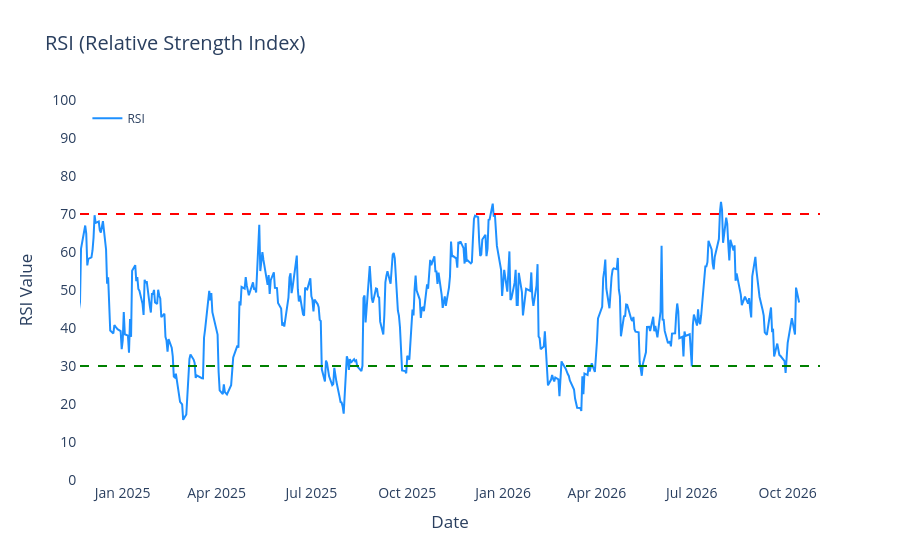
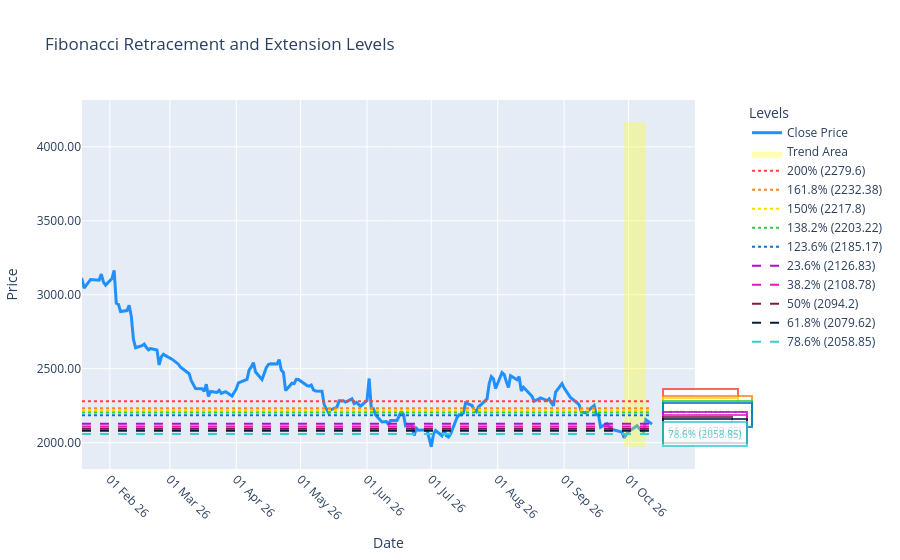
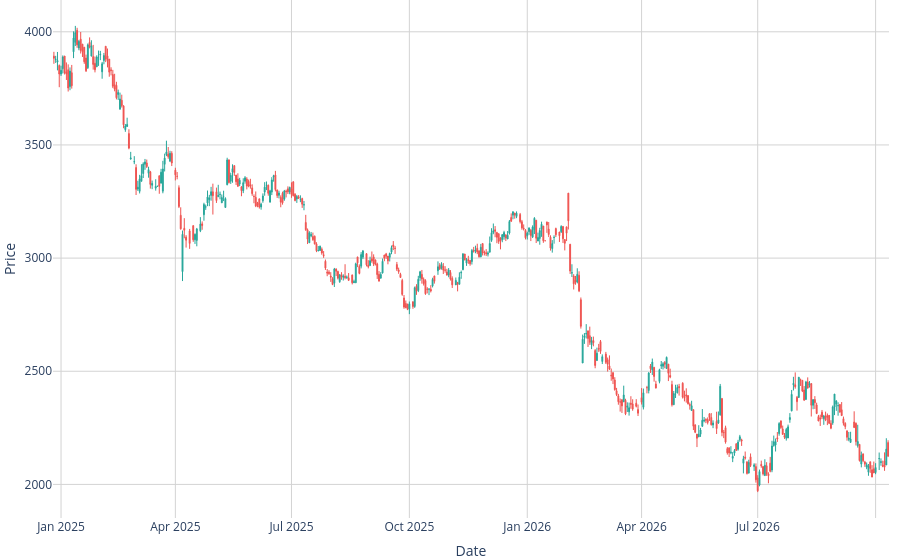

Notebook code for these charts, in order:
### Code cell
#INPUT
name = input('Enter a name: ')

# PREPROCESSING THE NAME
symbol,st_name = search_stock_symbol(name)
symbol = symbol_changes(symbol)

# API CALL
comp = yf.Ticker(symbol)
data = comp.history(period='2y', interval='1d')
info = comp.info

curr_price = info['currentPrice']

weights = {
    'pe': 0.5,
    'rsi': 0.8,
    'macd': 0.8,
    'fib': 0.2,
    'trend': 0.6
}

# PE RATIO AND CAP ID
info = pe_and_market_cap(info)

if info[2] != 1:
    print('The company is not large cap')


pe = info[1]

if pe <= 20:
    pe_score = 1  # Buy
    pe_response = f'The P/E ratio is {round(pe,2)}, which is below 20, hence BUY'

else:
    pe_score = -1  # Sell
    pe_response = f'The P/E ratio is {round(pe,2)}, which is above 20, hence SELL'


# RSI
r, window = rsi(data)
rsi_score, rsi_response = analyze_rsi(r)

# MACD
ma = macd(data)
macd_score, macd_response = interpret_macd(ma)


# Fibonacci Retracement
fib = fibonacci_retracement(data)

current_price = data['Close'].iloc[-1]
prev_price = data['Close'].iloc[-2]

trend = fib['trend']

levels = dict()
levels['retracement'] = fib['retracement_levels']
levels ['extension'] = fib['extension_levels']

fib_response, fib_score = fib_insight(current_price=current_price, trend=trend, levels=levels, previous_price=prev_price)

data_trend = calculate_trend(data, short_window=14, long_window=50)
trend_score, trend_response = analyze_trend(data_trend)

final_score = (
    (pe_score * weights['pe']) + 
    (rsi_score * weights['rsi']) + 
    (macd_score * weights['macd']) + 
    (fib_score * weights['fib']) +
    (trend_score * weights['trend'])
)

# # Decision based on final score
# if final_score > 0:
#     print(f'\nBuy stocks of {st_name}')
# else:
#     print(f'\nSell your stocks of {st_name}')
    
if final_score > -0.3 and final_score < 0.3:
        print(f'\nHold stocks of {st_name}')
        ans = 0
        
elif final_score >= 0.3:
    print(f'\nBuy stocks of {st_name}')
    ans = 1

elif final_score <= -0.3:
    print(f'\nSell stocks of {st_name}')
    ans = -1


print(f'Current Price of {st_name}: {curr_price}')
print(f'Market Cap of {st_name}: {round(info[0] / (10 ** 7) , 2)} Crores')

print(pe_response)  
print(macd_response)

visualise_rsi(r, window)
print(rsi_response)

fig = visualise_fib(fib, data)
fig.show()
print(*fib_response)

print('\n' + trend_response)
plot_stock_trends_candlestick(data_trend)

### Figure 1 — Plotly figure (JSON) as saved in the notebook; plotly's stock layout.template omitted (floating-point values rounded to 4 significant figures; data arrays with more than 128 entries replaced by an {"elided": "..."} marker saying what was removed)
{"data": [{"hovertemplate": "Date: %{x|%b %d}<br>RSI: %{y:.2f}<extra></extra>", "line": {"color": "dodgerblue", "width": 2}, "mode": "lines", "name": "RSI", "type": "scatter", "x": {"elided": "481 str values"}, "y": {"elided": "481 float values"}}], "layout": {"font": {"size": 14}, "hovermode": "x unified", "legend": {"font": {"size": 12}, "x": 0.01, "y": 0.99}, "plot_bgcolor": "white", "shapes": [{"line": {"color": "red", "dash": "dash", "width": 2}, "type": "line", "x0": 0, "x1": 1, "xref": "x domain", "y0": 70, "y1": 70, "yref": "y"}, {"line": {"color": "green", "dash": "dash", "width": 2}, "type": "line", "x0": 0, "x1": 1, "xref": "x domain", "y0": 30, "y1": 30, "yref": "y"}], "showlegend": true, "title": {"text": "RSI (Relative Strength Index)"}, "xaxis": {"nticks": 10, "range": ["2024-11-21T00:00:00+05:30", "2026-11-01T00:00:00+05:30"], "showgrid": true, "showline": true, "showticklabels": true, "tickmode": "auto", "title": {"text": "Date"}, "zeroline": false}, "yaxis": {"dtick": 10, "range": [0, 100], "showgrid": true, "showline": true, "showticklabels": true, "tick0": 0, "tickmode": "linear", "title": {"text": "RSI Value"}, "zeroline": false}}}

### Figure 2 — Plotly figure (JSON) as saved in the notebook; plotly's stock layout.template omitted (floating-point values rounded to 4 significant figures; data arrays with more than 128 entries replaced by an {"elided": "..."} marker saying what was removed)
{"data": [{"hovertemplate": "<b>Date:</b> %{x|%d %b %y}<br><b>Close:</b> %{y:.2f}<extra></extra>", "line": {"color": "#1e90ff", "width": 3}, "name": "Close Price", "type": "scatter", "x": {"elided": "495 str values"}, "y": {"elided": "495 float values"}}, {"fill": "toself", "fillcolor": "rgba(255,255,0,0.3)", "line": {"color": "rgba(255,255,0,0)"}, "name": "Trend Area", "type": "scatter", "x": ["2026-09-29T00:00:00+05:30", "2026-09-29T00:00:00+05:30", "2026-10-09T00:00:00+05:30", "2026-10-09T00:00:00+05:30"], "y": [1972.0, 4167.0, 4167.0, 1972.0]}, {"line": {"color": "#FF4136", "dash": "dot", "width": 2}, "mode": "lines", "name": "200% (2279.6)", "type": "scatter", "x": ["2024-10-14T00:00:00+05:30", "2026-10-12T00:00:00+05:30"], "y": [2280.0, 2280.0]}, {"line": {"color": "#FF851B", "dash": "dot", "width": 2}, "mode": "lines", "name": "161.8% (2232.38)", "type": "scatter", "x": ["2024-10-14T00:00:00+05:30", "2026-10-12T00:00:00+05:30"], "y": [2232.0, 2232.0]}, {"line": {"color": "#FFDC00", "dash": "dot", "width": 2}, "mode": "lines", "name": "150% (2217.8)", "type": "scatter", "x": ["2024-10-14T00:00:00+05:30", "2026-10-12T00:00:00+05:30"], "y": [2218.0, 2218.0]}, {"line": {"color": "#2ECC40", "dash": "dot", "width": 2}, "mode": "lines", "name": "138.2% (2203.22)", "type": "scatter", "x": ["2024-10-14T00:00:00+05:30", "2026-10-12T00:00:00+05:30"], "y": [2203.0, 2203.0]}, {"line": {"color": "#0074D9", "dash": "dot", "width": 2}, "mode": "lines", "name": "123.6% (2185.17)", "type": "scatter", "x": ["2024-10-14T00:00:00+05:30", "2026-10-12T00:00:00+05:30"], "y": [2185.0, 2185.0]}, {"line": {"color": "#B10DC9", "dash": "dash", "width": 2}, "mode": "lines", "name": "23.6% (2126.83)", "type": "scatter", "x": ["2024-10-14T00:00:00+05:30", "2026-10-12T00:00:00+05:30"], "y": [2127.0, 2127.0]}, {"line": {"color": "#F012BE", "dash": "dash", "width": 2}, "mode": "lines", "name": "38.2% (2108.78)", "type": "scatter", "x": ["2024-10-14T00:00:00+05:30", "2026-10-12T00:00:00+05:30"], "y": [2109.0, 2109.0]}, {"line": {"color": "#85144b", "dash": "dash", "width": 2}, "mode": "lines", "name": "50% (2094.2)", "type": "scatter", "x": ["2024-10-14T00:00:00+05:30", "2026-10-12T00:00:00+05:30"], "y": [2094.0, 2094.0]}, {"line": {"color": "#001f3f", "dash": "dash", "width": 2}, "mode": "lines", "name": "61.8% (2079.62)", "type": "scatter", "x": ["2024-10-14T00:00:00+05:30", "2026-10-12T00:00:00+05:30"], "y": [2080.0, 2080.0]}, {"line": {"color": "#39CCCC", "dash": "dash", "width": 2}, "mode": "lines", "name": "78.6% (2058.85)", "type": "scatter", "x": ["2024-10-14T00:00:00+05:30", "2026-10-12T00:00:00+05:30"], "y": [2059.0, 2059.0]}], "layout": {"annotations": [{"bgcolor": "white", "bordercolor": "#FF4136", "borderpad": 4, "borderwidth": 2, "font": {"color": "#FF4136", "size": 10}, "opacity": 0.8, "showarrow": false, "text": "200% (2279.6)", "x": "2026-10-12T00:00:00+05:30", "xanchor": "left", "xshift": 10, "y": 2280.0}, {"bgcolor": "white", "bordercolor": "#FF851B", "borderpad": 4, "borderwidth": 2, "font": {"color": "#FF851B", "size": 10}, "opacity": 0.8, "showarrow": false, "text": "161.8% (2232.38)", "x": "2026-10-12T00:00:00+05:30", "xanchor": "left", "xshift": 10, "y": 2232.0}, {"bgcolor": "white", "bordercolor": "#FFDC00", "borderpad": 4, "borderwidth": 2, "font": {"color": "#FFDC00", "size": 10}, "opacity": 0.8, "showarrow": false, "text": "150% (2217.8)", "x": "2026-10-12T00:00:00+05:30", "xanchor": "left", "xshift": 10, "y": 2218.0}, {"bgcolor": "white", "bordercolor": "#2ECC40", "borderpad": 4, "borderwidth": 2, "font": {"color": "#2ECC40", "size": 10}, "opacity": 0.8, "showarrow": false, "text": "138.2% (2203.22)", "x": "2026-10-12T00:00:00+05:30", "xanchor": "left", "xshift": 10, "y": 2203.0}, {"bgcolor": "white", "bordercolor": "#0074D9", "borderpad": 4, "borderwidth": 2, "font": {"color": "#0074D9", "size": 10}, "opacity": 0.8, "showarrow": false, "text": "123.6% (2185.17)", "x": "2026-10-12T00:00:00+05:30", "xanchor": "left", "xshift": 10, "y": 2185.0}, {"bgcolor": "white", "bordercolor": "#B10DC9", "borderpad": 4, "borderwidth": 2, "font": {"color": "#B10DC9", "size": 10}, "opacity": 0.8, "showarrow": false, "text": "23.6% (2126.83)", "x": "2026-10-12T00:00:00+05:30", "xanchor": "left", "xshift": 10, "y": 2127.0}, {"bgcolor": "white", "bordercolor": "#F012BE", "borderpad": 4, "borderwidth": 2, "font": {"color": "#F012BE", "size": 10}, "opacity": 0.8, "showarrow": false, "text": "38.2% (2108.78)", "x": "2026-10-12T00:00:00+05:30", "xanchor": "left", "xshift": 10, "y": 2109.0}, {"bgcolor": "white", "bordercolor": "#85144b", "borderpad": 4, "borderwidth": 2, "font": {"color": "#85144b", "size": 10}, "opacity": 0.8, "showarrow": false, "text": "50% (2094.2)", "x": "2026-10-12T00:00:00+05:30", "xanchor": "left", "xshift": 10, "y": 2094.0}, {"bgcolor": "white", "bordercolor": "#001f3f", "borderpad": 4, "borderwidth": 2, "font": {"color": "#001f3f", "size": 10}, "opacity": 0.8, "showarrow": false, "text": "61.8% (2079.62)", "x": "2026-10-12T00:00:00+05:30", "xanchor": "left", "xshift": 10, "y": 2080.0}, {"bgcolor": "white", "bordercolor": "#39CCCC", "borderpad": 4, "borderwidth": 2, "font": {"color": "#39CCCC", "size": 10}, "opacity": 0.8, "showarrow": false, "text": "78.6% (2058.85)", "x": "2026-10-12T00:00:00+05:30", "xanchor": "left", "xshift": 10, "y": 2059.0}], "hovermode": "x unified", "legend": {"title": {"text": "Levels"}}, "showlegend": true, "title": {"text": "Fibonacci Retracement and Extension Levels"}, "xaxis": {"anchor": "y", "domain": [0, 0.94], "range": ["2026-01-19T00:00:00+05:30", "2026-11-01T00:00:00+05:30"], "tickangle": 45, "tickformat": "%d %b %y", "tickmode": "array", "ticktext": ["01 Feb 26", "01 Mar 26", "01 Apr 26", "01 May 26", "01 Jun 26", "01 Jul 26", "01 Aug 26", "01 Sep 26", "01 Oct 26"], "tickvals": ["2026-02-01T00:00:00+05:30", "2026-03-01T00:00:00+05:30", "2026-04-01T00:00:00+05:30", "2026-05-01T00:00:00+05:30", "2026-06-01T00:00:00+05:30", "2026-07-01T00:00:00+05:30", "2026-08-01T00:00:00+05:30", "2026-09-01T00:00:00+05:30", "2026-10-01T00:00:00+05:30"], "title": {"text": "Date"}}, "yaxis": {"anchor": "x", "domain": [0, 1], "tickformat": ".2f", "title": {"text": "Price"}}, "yaxis2": {"anchor": "x", "overlaying": "y", "side": "right", "tickformat": ".2f"}}}

### Figure 3 — Plotly figure (JSON) as saved in the notebook; plotly's stock layout.template omitted (floating-point values rounded to 4 significant figures; data arrays with more than 128 entries replaced by an {"elided": "..."} marker saying what was removed)
{"data": [{"close": {"elided": "445 float values"}, "decreasing": {"fillcolor": "#EF5350", "line": {"color": "#EF5350"}}, "high": {"elided": "445 float values"}, "increasing": {"fillcolor": "#26A69A", "line": {"color": "#26A69A"}}, "line": {"width": 1}, "low": {"elided": "445 float values"}, "open": {"elided": "445 float values"}, "type": "candlestick", "x": {"elided": "445 str values"}}], "layout": {"hovermode": "x unified", "margin": {"b": 0, "l": 0, "r": 0, "t": 0}, "plot_bgcolor": "white", "showlegend": false, "title": {"text": "Candle Chart"}, "xaxis": {"gridcolor": "lightgrey", "gridwidth": 1, "rangebreaks": [{"bounds": ["sat", "mon"]}], "rangeslider": {"visible": false}, "showgrid": true, "showticklabels": true, "title": {"text": "Date"}, "zeroline": false}, "yaxis": {"gridcolor": "lightgrey", "gridwidth": 1, "showgrid": true, "showticklabels": true, "title": {"text": "Price"}, "zeroline": false}}}
